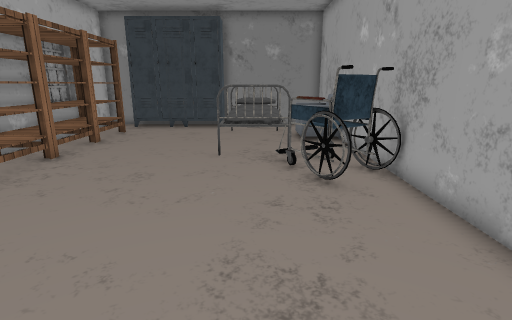
view 1 (above)

13 first-person views from a walk through a Unity game level. The camera is 1.3 m above the floor, tilts 14° down and sees 80° across. Doors are open. The floor is counted in squares, 0.5 m on a side. Each view is taken from the middle of a square. On the plan, view 1 faces up. The plan holds only what a view shows up to about 20 squares ahead; the rest is blank. Some surface patterns are stand-ins.

view 2
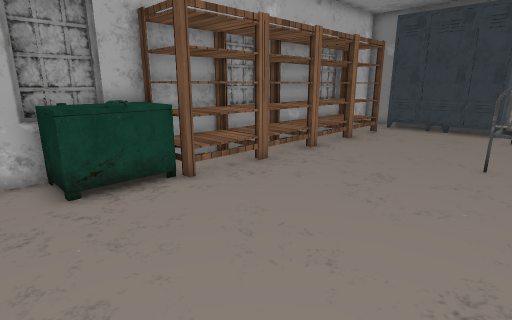

view 3
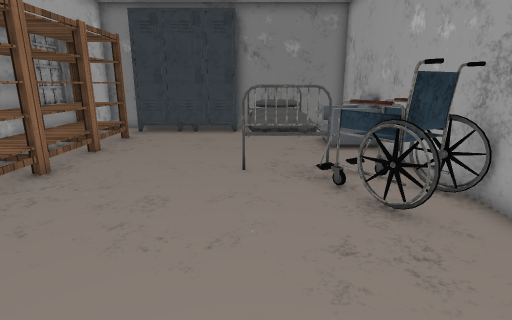

view 4
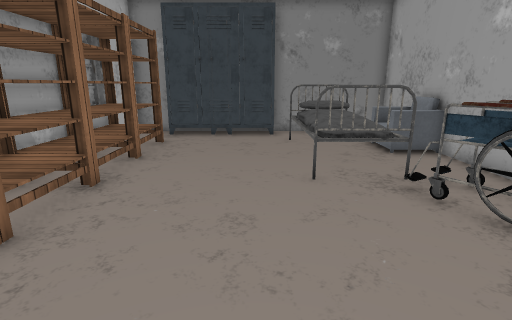

view 5
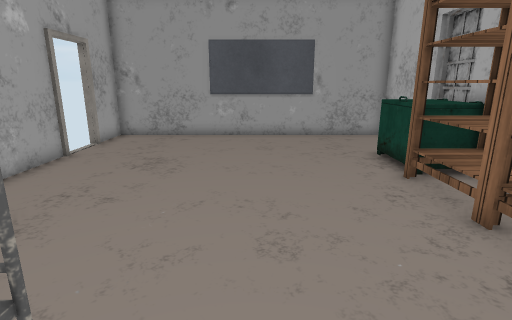

view 6
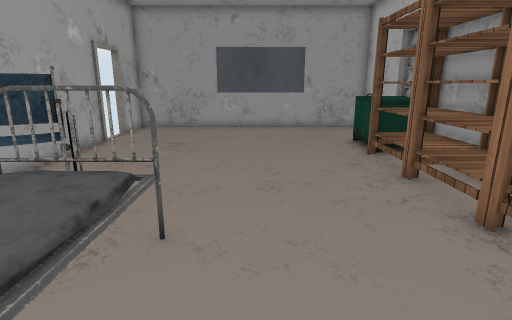

view 7
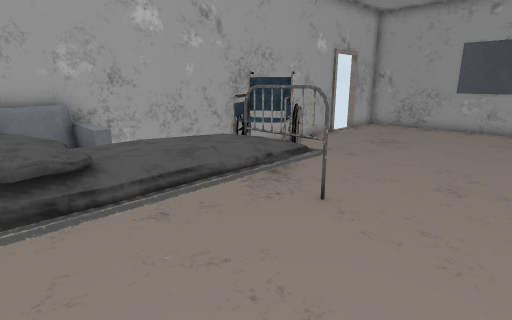

view 8
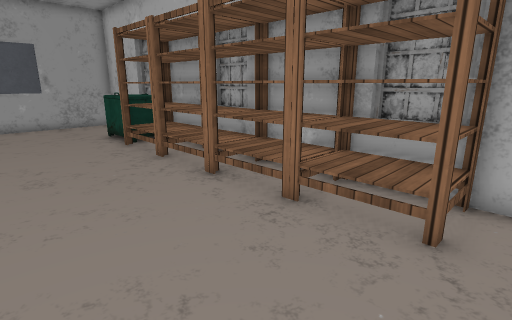

view 9
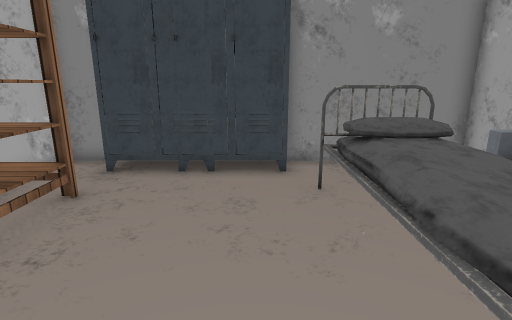

view 10
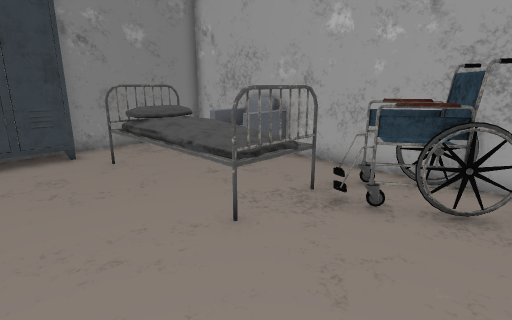

view 11
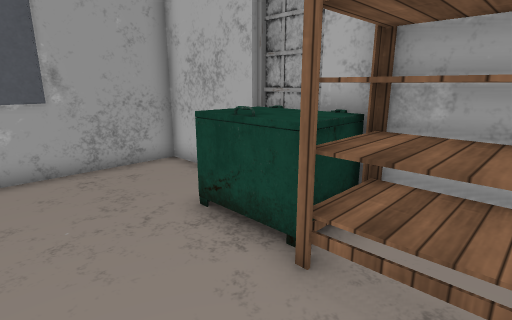

view 12
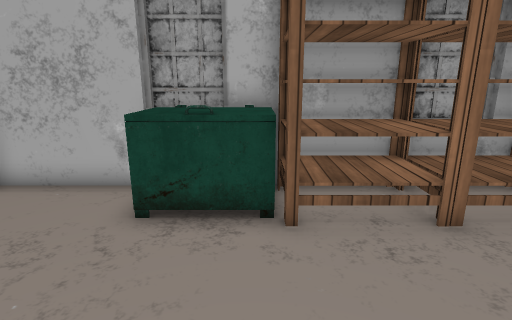

view 13
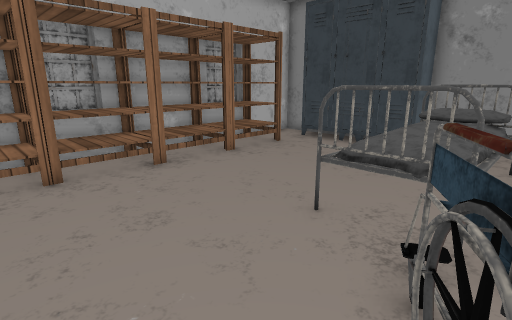

### Floor plan
Points are (right, up) in squares from view 1. A wall is a line through its corners. A room is listed if a view was taken in it or the views show most of it. See-through windows are left out.
Room 1 (views 1, 2, 3, 4, 5, 6, 7, 8, 9, 10, 11, 12, 13)
walls: (-9.6, 10.5) (-9.6, 7.4); (-10, 10) (-10, 7.9); (-10, 3.4) (-10, 1.1); (-9.6, 1.6) (-9.6, -2.9) (-5.4, -2.9); (4.1, 1.7) (4.1, 14.6); (-1.6, -2.9) (4.1, -2.9) (4.1, -0.3); (4.1, 16.4) (4.1, 20.3) (-2.1, 20.3); (-10, 16.6) (-10, 14.5); (-7.9, 20.3) (-9.6, 20.3) (-9.6, 14.4)
ways out: open door at (4, 1)
objects: other object (-10, 2) to (-8, 4); shelf (-10, 5) to (-7, 7); shelf (-10, 8) to (-7, 11); shelf (-10, 12) to (-7, 13); shelf (-10, 14) to (-7, 17); other object (-7, 19) to (-6, 19); other object (-5, 19) to (-3, 19); bed (-1, 11) to (1, 17); other object (1, 7) to (3, 10); other object (2, 14) to (4, 17)

Positions as (right, up) in squares from view 1, and headings:
1: (0, 0), facing up
2: (0, 0), facing up-left
3: (-1, 2), facing up
4: (-3, 3), facing up
5: (-3, 13), facing down
6: (-3, 16), facing down
7: (-5, 17), facing down-right
8: (-2, 18), facing down-left
9: (-3, 10), facing up
10: (-5, 7), facing up-right
11: (-4, 7), facing down-left
12: (-2, 4), facing left
13: (2, 6), facing up-left
